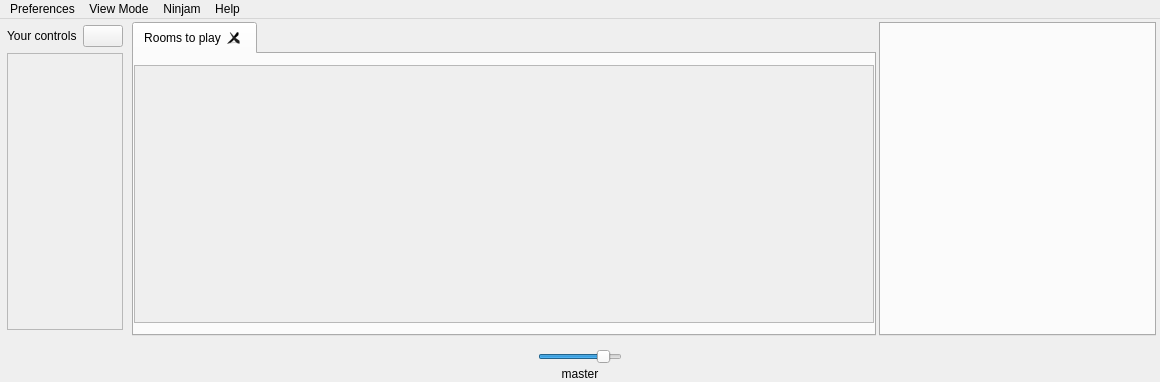
<?xml version="1.0" encoding="UTF-8"?>
<ui version="4.0">
 <class>MainFrameClass</class>
 <widget class="QMainWindow" name="MainFrameClass">
  <property name="geometry">
   <rect>
    <x>0</x>
    <y>0</y>
    <width>1160</width>
    <height>382</height>
   </rect>
  </property>
  <property name="windowTitle">
   <string notr="true">Jamtaba</string>
  </property>
  <property name="windowIcon">
   <iconset>
    <normaloff>:/images/jt_0001.png</normaloff>:/images/jt_0001.png</iconset>
  </property>
  <widget class="QWidget" name="centralWidget">
   <layout class="QGridLayout" name="gridLayout">
    <property name="sizeConstraint">
     <enum>QLayout::SetDefaultConstraint</enum>
    </property>
    <property name="leftMargin">
     <number>1</number>
    </property>
    <property name="topMargin">
     <number>3</number>
    </property>
    <property name="rightMargin">
     <number>1</number>
    </property>
    <property name="bottomMargin">
     <number>1</number>
    </property>
    <property name="spacing">
     <number>3</number>
    </property>
    <item row="0" column="1">
     <widget class="QWidget" name="contentPanel" native="true">
      <property name="sizePolicy">
       <sizepolicy hsizetype="Preferred" vsizetype="Preferred">
        <horstretch>2</horstretch>
        <verstretch>0</verstretch>
       </sizepolicy>
      </property>
      <layout class="QVBoxLayout" name="verticalLayout_3">
       <property name="spacing">
        <number>0</number>
       </property>
       <property name="leftMargin">
        <number>0</number>
       </property>
       <property name="topMargin">
        <number>0</number>
       </property>
       <property name="rightMargin">
        <number>0</number>
       </property>
       <property name="bottomMargin">
        <number>0</number>
       </property>
       <item>
        <widget class="CustomTabWidget" name="tabWidget">
         <property name="tabPosition">
          <enum>QTabWidget::North</enum>
         </property>
         <property name="tabShape">
          <enum>QTabWidget::Rounded</enum>
         </property>
         <property name="currentIndex">
          <number>0</number>
         </property>
         <property name="elideMode">
          <enum>Qt::ElideLeft</enum>
         </property>
         <property name="documentMode">
          <bool>false</bool>
         </property>
         <property name="tabsClosable">
          <bool>true</bool>
         </property>
         <widget class="QWidget" name="tab">
          <attribute name="title">
           <string>Rooms to play</string>
          </attribute>
          <layout class="QVBoxLayout" name="tabLayout">
           <property name="spacing">
            <number>0</number>
           </property>
           <property name="leftMargin">
            <number>0</number>
           </property>
           <property name="rightMargin">
            <number>0</number>
           </property>
           <item>
            <widget class="QScrollArea" name="allRoomsScroll">
             <property name="styleSheet">
              <string notr="true"/>
             </property>
             <property name="verticalScrollBarPolicy">
              <enum>Qt::ScrollBarAsNeeded</enum>
             </property>
             <property name="horizontalScrollBarPolicy">
              <enum>Qt::ScrollBarAsNeeded</enum>
             </property>
             <property name="widgetResizable">
              <bool>true</bool>
             </property>
             <widget class="QWidget" name="scrollAreaWidgetContents">
              <property name="geometry">
               <rect>
                <x>0</x>
                <y>0</y>
                <width>751</width>
                <height>237</height>
               </rect>
              </property>
              <layout class="QVBoxLayout" name="verticalLayout_6">
               <property name="spacing">
                <number>50</number>
               </property>
               <property name="leftMargin">
                <number>0</number>
               </property>
               <property name="topMargin">
                <number>0</number>
               </property>
               <property name="rightMargin">
                <number>3</number>
               </property>
               <property name="bottomMargin">
                <number>0</number>
               </property>
               <item>
                <widget class="QWidget" name="allRoomsContent" native="true">
                 <property name="sizePolicy">
                  <sizepolicy hsizetype="MinimumExpanding" vsizetype="MinimumExpanding">
                   <horstretch>0</horstretch>
                   <verstretch>0</verstretch>
                  </sizepolicy>
                 </property>
                </widget>
               </item>
              </layout>
             </widget>
            </widget>
           </item>
          </layout>
         </widget>
        </widget>
       </item>
      </layout>
     </widget>
    </item>
    <item row="0" column="2">
     <widget class="QWidget" name="chatArea" native="true">
      <property name="sizePolicy">
       <sizepolicy hsizetype="Preferred" vsizetype="Preferred">
        <horstretch>0</horstretch>
        <verstretch>1</verstretch>
       </sizepolicy>
      </property>
      <property name="minimumSize">
       <size>
        <width>280</width>
        <height>0</height>
       </size>
      </property>
      <layout class="QVBoxLayout" name="verticalLayout">
       <property name="leftMargin">
        <number>0</number>
       </property>
       <property name="topMargin">
        <number>0</number>
       </property>
       <property name="rightMargin">
        <number>3</number>
       </property>
       <property name="bottomMargin">
        <number>0</number>
       </property>
       <item>
        <widget class="QTabWidget" name="chatTabWidget">
         <property name="sizePolicy">
          <sizepolicy hsizetype="MinimumExpanding" vsizetype="Expanding">
           <horstretch>0</horstretch>
           <verstretch>0</verstretch>
          </sizepolicy>
         </property>
         <property name="currentIndex">
          <number>-1</number>
         </property>
        </widget>
       </item>
      </layout>
     </widget>
    </item>
    <item row="1" column="0" colspan="3">
     <widget class="QWidget" name="bottomPanel" native="true">
      <property name="sizePolicy">
       <sizepolicy hsizetype="Preferred" vsizetype="Maximum">
        <horstretch>0</horstretch>
        <verstretch>0</verstretch>
       </sizepolicy>
      </property>
      <property name="styleSheet">
       <string notr="true"/>
      </property>
      <layout class="QVBoxLayout" name="bottomPanelLayout">
       <property name="leftMargin">
        <number>6</number>
       </property>
       <property name="topMargin">
        <number>6</number>
       </property>
       <property name="rightMargin">
        <number>6</number>
       </property>
       <property name="bottomMargin">
        <number>0</number>
       </property>
       <item alignment="Qt::AlignHCenter">
        <widget class="QWidget" name="masterControlsPanel" native="true">
         <property name="sizePolicy">
          <sizepolicy hsizetype="Maximum" vsizetype="Maximum">
           <horstretch>0</horstretch>
           <verstretch>0</verstretch>
          </sizepolicy>
         </property>
         <property name="maximumSize">
          <size>
           <width>150</width>
           <height>16777215</height>
          </size>
         </property>
         <layout class="QVBoxLayout" name="verticalLayout_4">
          <property name="spacing">
           <number>3</number>
          </property>
          <property name="leftMargin">
           <number>0</number>
          </property>
          <property name="topMargin">
           <number>0</number>
          </property>
          <property name="rightMargin">
           <number>0</number>
          </property>
          <property name="bottomMargin">
           <number>0</number>
          </property>
          <item>
           <widget class="QWidget" name="masterMetersPanel" native="true">
            <property name="styleSheet">
             <string notr="true"/>
            </property>
            <layout class="QVBoxLayout" name="verticalLayout_5">
             <property name="spacing">
              <number>1</number>
             </property>
             <property name="leftMargin">
              <number>0</number>
             </property>
             <property name="topMargin">
              <number>0</number>
             </property>
             <property name="rightMargin">
              <number>0</number>
             </property>
             <property name="bottomMargin">
              <number>0</number>
             </property>
             <item>
              <widget class="PeakMeter" name="masterMeterR" native="true"/>
             </item>
             <item>
              <widget class="PeakMeter" name="masterMeterL" native="true"/>
             </item>
            </layout>
           </widget>
          </item>
          <item>
           <widget class="QWidget" name="masterFaderPanel" native="true">
            <layout class="QHBoxLayout" name="horizontalLayout_3">
             <property name="spacing">
              <number>3</number>
             </property>
             <property name="leftMargin">
              <number>0</number>
             </property>
             <property name="topMargin">
              <number>0</number>
             </property>
             <property name="rightMargin">
              <number>0</number>
             </property>
             <property name="bottomMargin">
              <number>0</number>
             </property>
             <item>
              <widget class="QLabel" name="speakerIconLeft">
               <property name="text">
                <string/>
               </property>
               <property name="pixmap">
                <pixmap resource="../../resources/jamtaba.qrc">:/images/level low.png</pixmap>
               </property>
              </widget>
             </item>
             <item>
              <widget class="QSlider" name="masterFader">
               <property name="maximum">
                <number>120</number>
               </property>
               <property name="singleStep">
                <number>10</number>
               </property>
               <property name="value">
                <number>100</number>
               </property>
               <property name="orientation">
                <enum>Qt::Horizontal</enum>
               </property>
              </widget>
             </item>
             <item>
              <widget class="QLabel" name="speakerIconRight">
               <property name="text">
                <string/>
               </property>
               <property name="pixmap">
                <pixmap resource="../../resources/jamtaba.qrc">:/images/level high.png</pixmap>
               </property>
              </widget>
             </item>
            </layout>
           </widget>
          </item>
          <item>
           <widget class="QLabel" name="masterTitleLabel">
            <property name="text">
             <string>master</string>
            </property>
            <property name="alignment">
             <set>Qt::AlignCenter</set>
            </property>
           </widget>
          </item>
         </layout>
        </widget>
       </item>
      </layout>
     </widget>
    </item>
    <item row="0" column="0">
     <widget class="QWidget" name="leftPanel" native="true">
      <property name="sizePolicy">
       <sizepolicy hsizetype="Maximum" vsizetype="Preferred">
        <horstretch>0</horstretch>
        <verstretch>0</verstretch>
       </sizepolicy>
      </property>
      <layout class="QVBoxLayout" name="verticalLayout_2">
       <property name="leftMargin">
        <number>6</number>
       </property>
       <property name="topMargin">
        <number>3</number>
       </property>
       <property name="rightMargin">
        <number>6</number>
       </property>
       <property name="bottomMargin">
        <number>6</number>
       </property>
       <item>
        <widget class="QWidget" name="topWidget" native="true">
         <property name="sizePolicy">
          <sizepolicy hsizetype="MinimumExpanding" vsizetype="Maximum">
           <horstretch>0</horstretch>
           <verstretch>0</verstretch>
          </sizepolicy>
         </property>
         <layout class="QHBoxLayout" name="horizontalLayout_2">
          <property name="leftMargin">
           <number>0</number>
          </property>
          <property name="topMargin">
           <number>0</number>
          </property>
          <property name="rightMargin">
           <number>0</number>
          </property>
          <property name="bottomMargin">
           <number>0</number>
          </property>
          <item>
           <widget class="QLabel" name="labelSectionTitle">
            <property name="sizePolicy">
             <sizepolicy hsizetype="Preferred" vsizetype="Preferred">
              <horstretch>1</horstretch>
              <verstretch>0</verstretch>
             </sizepolicy>
            </property>
            <property name="text">
             <string>Your controls</string>
            </property>
           </widget>
          </item>
          <item>
           <widget class="QPushButton" name="localControlsCollapseButton">
            <property name="toolTip">
             <string>collapse/expand your controls ...</string>
            </property>
            <property name="text">
             <string/>
            </property>
            <property name="checkable">
             <bool>true</bool>
            </property>
           </widget>
          </item>
         </layout>
        </widget>
       </item>
       <item>
        <widget class="QScrollArea" name="scrollArea">
         <property name="sizePolicy">
          <sizepolicy hsizetype="MinimumExpanding" vsizetype="Expanding">
           <horstretch>0</horstretch>
           <verstretch>0</verstretch>
          </sizepolicy>
         </property>
         <property name="widgetResizable">
          <bool>true</bool>
         </property>
         <widget class="QWidget" name="localTracksWidget">
          <property name="geometry">
           <rect>
            <x>0</x>
            <y>0</y>
            <width>16</width>
            <height>246</height>
           </rect>
          </property>
          <property name="sizePolicy">
           <sizepolicy hsizetype="Maximum" vsizetype="Preferred">
            <horstretch>0</horstretch>
            <verstretch>0</verstretch>
           </sizepolicy>
          </property>
          <layout class="QHBoxLayout" name="localTracksLayout">
           <property name="spacing">
            <number>3</number>
           </property>
           <property name="leftMargin">
            <number>0</number>
           </property>
           <property name="topMargin">
            <number>0</number>
           </property>
           <property name="rightMargin">
            <number>0</number>
           </property>
           <property name="bottomMargin">
            <number>0</number>
           </property>
          </layout>
         </widget>
        </widget>
       </item>
      </layout>
     </widget>
    </item>
   </layout>
  </widget>
  <widget class="QMenuBar" name="menuBar">
   <property name="geometry">
    <rect>
     <x>0</x>
     <y>0</y>
     <width>1160</width>
     <height>21</height>
    </rect>
   </property>
   <widget class="QMenu" name="menuPreferences">
    <property name="cursor">
     <cursorShape>PointingHandCursor</cursorShape>
    </property>
    <property name="title">
     <string>Preferences</string>
    </property>
    <addaction name="actionAudioPreferences"/>
    <addaction name="actionMidiPreferences"/>
    <addaction name="actionVstPreferences"/>
    <addaction name="actionRecording"/>
    <addaction name="separator"/>
    <addaction name="actionQuit"/>
   </widget>
   <widget class="QMenu" name="menuNinjam">
    <property name="cursor">
     <cursorShape>PointingHandCursor</cursorShape>
    </property>
    <property name="title">
     <string>Ninjam</string>
    </property>
    <addaction name="actionPrivate_Server"/>
    <addaction name="actionNinjam_community_forum"/>
    <addaction name="actionNinjam_Official_Site"/>
   </widget>
   <widget class="QMenu" name="menuHelp">
    <property name="cursor">
     <cursorShape>PointingHandCursor</cursorShape>
    </property>
    <property name="title">
     <string>Help</string>
    </property>
    <addaction name="actionWiki"/>
    <addaction name="actionUsersManual"/>
    <addaction name="actionReportBugs"/>
    <addaction name="separator"/>
    <addaction name="actionCurrentVersion"/>
   </widget>
   <widget class="QMenu" name="menuViewMode">
    <property name="cursor">
     <cursorShape>PointingHandCursor</cursorShape>
    </property>
    <property name="title">
     <string>View Mode</string>
    </property>
    <addaction name="actionFullView"/>
    <addaction name="actionMiniView"/>
    <addaction name="separator"/>
    <addaction name="actionFullscreenMode"/>
   </widget>
   <addaction name="menuPreferences"/>
   <addaction name="menuViewMode"/>
   <addaction name="menuNinjam"/>
   <addaction name="menuHelp"/>
  </widget>
  <action name="actionTest">
   <property name="text">
    <string>test</string>
   </property>
  </action>
  <action name="actionAudioPreferences">
   <property name="text">
    <string>Audio ...</string>
   </property>
   <property name="shortcut">
    <string>F5</string>
   </property>
  </action>
  <action name="actionMidiPreferences">
   <property name="text">
    <string>Midi ...</string>
   </property>
   <property name="shortcut">
    <string>F6</string>
   </property>
  </action>
  <action name="actionVstPreferences">
   <property name="text">
    <string>VST Plugins ...</string>
   </property>
   <property name="shortcut">
    <string>F7</string>
   </property>
  </action>
  <action name="actionRecording">
   <property name="text">
    <string>Recording ...</string>
   </property>
   <property name="shortcut">
    <string>F8</string>
   </property>
  </action>
  <action name="actionPrivate_Server">
   <property name="text">
    <string>Private Server ...</string>
   </property>
  </action>
  <action name="actionNinjam_community_forum">
   <property name="text">
    <string>Ninjam community (Ninbot) ...</string>
   </property>
  </action>
  <action name="actionNinjam_Official_Site">
   <property name="text">
    <string>Ninjam Official Site ...</string>
   </property>
  </action>
  <action name="actionReportBugs">
   <property name="text">
    <string>Report bugs or suggest improvements ...</string>
   </property>
  </action>
  <action name="actionWiki">
   <property name="text">
    <string>Wiki ...</string>
   </property>
  </action>
  <action name="actionUsersManual">
   <property name="text">
    <string>Users Manual ...</string>
   </property>
   <property name="shortcut">
    <string>F1</string>
   </property>
  </action>
  <action name="actionFullView">
   <property name="checkable">
    <bool>true</bool>
   </property>
   <property name="text">
    <string>Full View</string>
   </property>
  </action>
  <action name="actionMiniView">
   <property name="checkable">
    <bool>true</bool>
   </property>
   <property name="text">
    <string>Mini View</string>
   </property>
  </action>
  <action name="actionQuit">
   <property name="text">
    <string>Quit...</string>
   </property>
   <property name="shortcut">
    <string>Esc</string>
   </property>
  </action>
  <action name="actionFullscreenMode">
   <property name="checkable">
    <bool>true</bool>
   </property>
   <property name="text">
    <string>FullscreenMode</string>
   </property>
   <property name="shortcut">
    <string>F11</string>
   </property>
  </action>
  <action name="actionCurrentVersion">
   <property name="text">
    <string>Current Version ...</string>
   </property>
  </action>
 </widget>
 <layoutdefault spacing="6" margin="11"/>
 <customwidgets>
  <customwidget>
   <class>PeakMeter</class>
   <extends>QWidget</extends>
   <header>PeakMeter.h</header>
   <container>1</container>
  </customwidget>
  <customwidget>
   <class>CustomTabWidget</class>
   <extends>QTabWidget</extends>
   <header>CustomTabWidget.h</header>
   <container>1</container>
  </customwidget>
 </customwidgets>
 <resources>
  <include location="../../resources/jamtaba.qrc"/>
 </resources>
 <connections/>
</ui>
